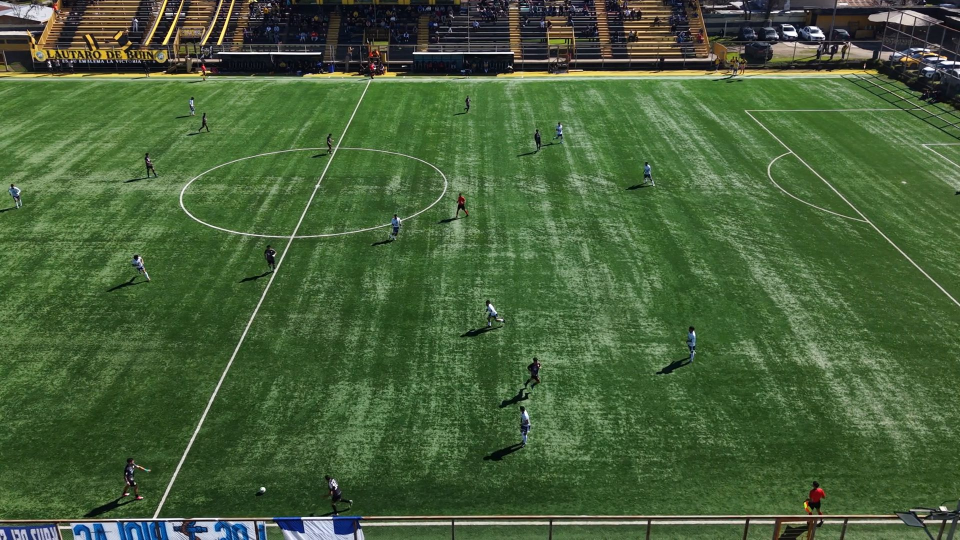
#> input picture calib/samples/v2_work_t5.jpg, 1920 x 1080 px (shown at 1/2 size)
$ python run_autocalib.py calib/samples/v2_work_t5.jpg
#> lines starting #> are read from the running program, lines starting #| are printed output that depends on the picture; after the words box and inside, x2 and y2 are one past the last pixel; in counts of white or black regions, pixels touching at a corner belong together
### config.py
"""Configuración central del pipeline de fútbol por dron."""
from pathlib import Path

# Raíz del proyecto
ROOT = Path(__file__).resolve().parent

# Paths
VIDEOS_DIR = ROOT / "videos"
OUTPUTS_DIR = ROOT / "outputs"
HIGHLIGHTS_DIR = ROOT / "highlights"
CALIB_DIR = ROOT / "calib"
for d in (VIDEOS_DIR, OUTPUTS_DIR, HIGHLIGHTS_DIR, CALIB_DIR):
    d.mkdir(parents=True, exist_ok=True)

# ---- Modelos YOLO (ultralytics) ----
# Modelo de FÚTBOL (entrenado con dataset Roboflow: ball/goalkeeper/player/referee)
# Descargado de https://github.com/Darkmyter/Football-Players-Tracking (Google Drive)
# Mejor que COCO genérico: detecta referee como clase propia y la pelota mejor.
# Alternativas disponibles en models/football_weights/:
#   yolov8m-640-football-players.pt (rápido), yolov8l-640 (preciso),
#   yolov5x-1280 (mejor pelota pero lento), yolov5m-1280
YOLO_MODEL = "models/football_weights/yolov8m-640-football-players.pt"
YOLO_MODEL_COCO = "yolov8m.pt"  # fallback COCO genérico

# Clases del modelo de fútbol (Roboflow football-players-detection)
CLASS_BALL = 0
CLASS_GOALKEEPER = 1
CLASS_PLAYER = 2
CLASS_REFEREE = 3

# Clases COCO (si se usa el modelo COCO)
CLASS_PERSON = 0
CLASS_SPORTS_BALL = 32

# Umbrales de detección
CONF_THRESHOLD = 0.30
IOU_THRESHOLD = 0.50

# ---- Doble pase: pelota (objeto pequeño, necesita resolución alta) ----
# La pelota desde la altura del dron NO se detecta a 640px (0%).
# A 1280px con yolov8m sí (~0.44 conf en tests). Corremos el modelo de pelota
# (yolov8m-640, compatible con YOLOv8) a imgsz=1280 sobre todo el frame cada N
# frames y entre muestras propagamos la última posición con velocidad.
# NOTA: el modelo yolov5m-1280 NO es compatible con Ultralytics YOLOv8
# (error: "NOT forwards compatible"). Se reemplazó por yolov8m-640 a 1280px.
BALL_MODEL = "models/football_weights/yolov8m-640-football-players.pt"
BALL_IMGSZ = 1280
BALL_CONF = 0.15
BALL_SAMPLE_EVERY = 15   # cada N frames se corre el modelo de pelota a 1280px
BALL_STALE_FRAMES = 30   # frames sin detección tras los cuales se suelta la pelota
# Propagación "corta" tras detección real que SÍ alimenta eventos (jugada en curso)
BALL_SHORT_PROP_FRAMES = 45

# ---- Tracking ----
TRACK_BUFFER = 60          # frames que sobrevive una ID sin detecciones
TRACK_MIN_CONF = 0.25      # confianza mínima para entrar al tracker
# Un track con menos frames que esto es ruido (detección espuria) y NO cuenta
# como jugador en las estadísticas. 60 frames @ 60fps = 1 segundo.
MIN_TRACK_FRAMES = 60

# ---- Eventos ----
# Segundos antes/después de un evento para recortar el highlight
HIGHLIGHT_PRE_SEC = 5.0
HIGHLIGHT_POST_SEC = 10.0
# Distancia mínima (m) que debe recorrer la pelota para contar como pase
PASS_DISTANCE_M = 8.0
# Velocidad de pelota (m/s) para considerarla un "tiro"
SHOT_SPEED_MPS = 12.0
# Radio (m) del área del arco para detectar gol (cruzó la línea)
GOAL_TOLERANCE_M = 1.5

# ---- Pitch (medidas reales en metros, FIFA) ----
PITCH_LENGTH = 105.0
PITCH_WIDTH = 68.0
# Se calibra una sola vez por cámara/video (ver run_calibrate.py)
CALIB_FILE = CALIB_DIR / "calib.json"

# ---- Salidas ----
FPS_SAMPLING = 1          # 1 = procesar todos los frames (0 = solo detecciones)

### run_autocalib.py
"""Calibración AUTOMÁTICA de la cancha para vista cenital de dron.

Detecta el campo (máscara verde) → toma el contorno mayor → calcula las
4 esquinas en orden → homografía píxel→metro (105x68) → estima los postes de
cada arco en el centro de las líneas de gol (proyectando metros→píxel con la
homografía inversa).

Útil para un primer pipeline automático; luego se puede refinar manualmente
con run_calibrate.py si la cancha no se detecta perfecta.

Uso:
  python run_autocalib.py "C:/.../work_video.mp4" [--second 5] [--frame PNG]
Genera calib/calib.json (igual que la calibración manual).
"""
import argparse
import json
import sys

import cv2
import numpy as np

from config import CALIB_FILE, PITCH_LENGTH, PITCH_WIDTH

# Medias del arco FIFA (7.32 m de ancho)
GOAL_WIDTH_M = 7.32


def detect_pitch_corners(frame):
    """Detecta las 4 esquinas de la cancha (vista cenital) de forma robusta.

    Estrategia:
      1. Máscara de césped (verde) -> región del terreno de juego.
      2. Dentro de esa región, máscara de LÍNEAS BLANCAS del campo.
      3. El rectángulo exterior (min/max x e y) de las líneas blancas define
         los límites del campo de juego (touchlines + goal lines).
      4. Devolver esas 4 esquinas ordenadas.

    Es robusto porque las gradas/autos/líneas ajenas quedan fuera de la máscara
    verde y no contaminan el rectángulo.
    """
    hsv = cv2.cvtColor(frame, cv2.COLOR_BGR2HSV)
    h, s, v = cv2.split(hsv)

    # 1) césped (verde)
    green = ((h >= 35) & (h <= 90) & (s > 40) & (v > 50)).astype(np.uint8) * 255
    green = cv2.morphologyEx(green, cv2.MORPH_OPEN, np.ones((5, 5), np.uint8))
    green = cv2.morphologyEx(green, cv2.MORPH_CLOSE, np.ones((11, 11), np.uint8))
    # quedarnos con el blob verde más grande (el campo, no zonas externas verdes)
    contours, _ = cv2.findContours(green, cv2.RETR_EXTERNAL, cv2.CHAIN_APPROX_SIMPLE)
    if not contours:
        return None, green
    c = max(contours, key=cv2.contourArea)
    if cv2.contourArea(c) < frame.shape[0] * frame.shape[1] * 0.10:
        return None, green
    green_mask = np.zeros_like(green)
    cv2.drawContours(green_mask, [c], -1, 255, -1)

    # 2) líneas blancas dentro del césped
    white = ((v > 150) & (s < 110)).astype(np.uint8) * 255
    lines_field = cv2.bitwise_and(white, green_mask)

    ys, xs = np.nonzero(lines_field)
    if len(xs) < 50:
        return None, lines_field
    x_min, x_max = int(xs.min()), int(xs.max())
    y_min, y_max = int(ys.min()), int(ys.max())
    # validar que el rectángulo sea razonable (no degenerado ni minúsculo)
    if (x_max - x_min) < frame.shape[1] * 0.25 or (y_max - y_min) < frame.shape[0] * 0.25:
        return None, lines_field

    corners = np.array([[x_min, y_min], [x_max, y_min],
                        [x_max, y_max], [x_min, y_max]], dtype=np.float32)
    return order_corners(corners), lines_field


def order_corners(pts: np.ndarray) -> np.ndarray:
    """Ordena 4 esquinas en sentido horario [TL, TR, BR, BL]."""
    s = pts.sum(axis=1)
    diff = np.diff(pts, axis=1).ravel()
    tl = pts[np.argmin(s)]
    br = pts[np.argmax(s)]
    tr = pts[np.argmin(diff)]
    bl = pts[np.argmax(diff)]
    return np.array([tl, tr, br, bl], dtype=np.float32)


def compute_homography(corners_ordered: np.ndarray) -> np.ndarray:
    """Homografía píxel -> metros sobre cancha FIFA 105x68."""
    src = corners_ordered.astype(np.float32)
    dst = np.array([
        [0, 0],
        [PITCH_LENGTH, 0],
        [PITCH_LENGTH, PITCH_WIDTH],
        [0, PITCH_WIDTH],
    ], dtype=np.float32)
    H, _ = cv2.findHomography(src, dst)
    return H


def estimate_goals(H: np.ndarray) -> tuple[np.ndarray, np.ndarray]:
    """Estima los postes de cada arco (en píxel) en el centro de las líneas de gol.

    Arco izquierdo en metros: (0, center ± GOAL_WIDTH/2).
    Arco derecho  en metros: (PITCH_LENGTH, center ± GOAL_WIDTH/2).
    Se proyectan a píxel con H_inv.
    """
    H_inv = np.linalg.inv(H)
    cy = PITCH_WIDTH / 2.0
    half = GOAL_WIDTH_M / 2.0

    def meters_to_px(mx, my):
        p = np.array([mx, my], dtype=np.float32).reshape(-1, 1, 2)
        out = cv2.perspectiveTransform(p, H_inv).reshape(-1, 2)[0]
        return out

    goalL = np.array([meters_to_px(0, cy - half), meters_to_px(0, cy + half)])
    goalR = np.array([meters_to_px(PITCH_LENGTH, cy - half),
                      meters_to_px(PITCH_LENGTH, cy + half)])
    return goalL.astype(np.float32), goalR.astype(np.float32)


def autocalibrate_frame(frame) -> dict:
    corners = detect_pitch_corners(frame)[0]
    if corners is None:
        raise RuntimeError("No se pudo detectar el campo (máscara verde). "
                           "Usa calibración manual: python run_calibrate.py")
    H = compute_homography(corners)
    goalL, goalR = estimate_goals(H)
    return {
        "video": "",
        "frame_used": None,
        "corners_px": corners.tolist(),
        "corners_ordered_px": corners.tolist(),
        "goal_left_px": goalL.tolist(),
        "goal_right_px": goalR.tolist(),
        "homography": H.tolist(),
        "pitch_length": PITCH_LENGTH,
        "pitch_width": PITCH_WIDTH,
        "automatic": True,
    }


def main():
    ap = argparse.ArgumentParser(description="Auto-calibración de cancha (vista cenital)")
    ap.add_argument("input", help="Video de trabajo o PNG")
    ap.add_argument("--second", type=float, default=5.0, help="Segundo del video")
    args = ap.parse_args()

    if args.input.lower().endswith((".png", ".jpg", ".jpeg")):
        frame = cv2.imread(args.input)
        if frame is None:
            sys.exit(f"No se pudo leer imagen: {args.input}")
    else:
        cap = cv2.VideoCapture(args.input)
        if not cap.isOpened():
            sys.exit(f"No se pudo abrir: {args.input}")
        fps = cap.get(cv2.CAP_PROP_FPS) or 30
        cap.set(cv2.CAP_PROP_POS_MSEC, args.second * 1000)
        ok, frame = cap.read()
        cap.release()
        if not ok:
            sys.exit("No se pudo leer un frame del video.")

    calib = autocalibrate_frame(frame)
    CALIB_FILE.parent.mkdir(parents=True, exist_ok=True)
    with open(CALIB_FILE, "w") as f:
        json.dump(calib, f, indent=2)
    print(f"Auto-calibración guardada en {CALIB_FILE}")
    print(f"  Esquinas (px): {[[int(a), int(b)] for a, b in calib['corners_px']]}")
    print(f"  Arco izq (px): {[[int(a), int(b)] for a, b in calib['goal_left_px']]}")
    print(f"  Arco der (px): {[[int(a), int(b)] for a, b in calib['goal_right_px']]}")
    # guardar overlay de verificación
    out = frame.copy()
    for p in calib["corners_px"]:
        cv2.circle(out, (int(p[0]), int(p[1])), 8, (0, 255, 0), -1)
    for p in list(calib["goal_left_px"]) + list(calib["goal_right_px"]):
        cv2.circle(out, (int(p[0]), int(p[1])), 8, (0, 0, 255), -1)
    overlay_path = CALIB_FILE.parent / "autocalib_check.png"
    cv2.imwrite(str(overlay_path), out)
    print(f"  Overlay de verificación: {overlay_path}")
    return calib


if __name__ == "__main__":
    main()
#> in main, frame is the input picture: shape (1080, 1920, 3); mean B, G, R 57.5, 95.8, 70.6
#> in detect_pitch_corners, `h, s, v = cv2.split(hsv)`:
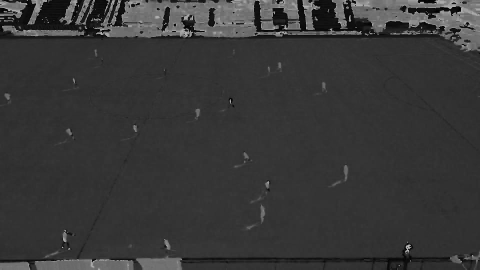
#> h: shape (1080, 1920) (shown at 1/4 size); min 0, max 179, mean 55.6
#> in detect_pitch_corners, `h, s, v = cv2.split(hsv)`:
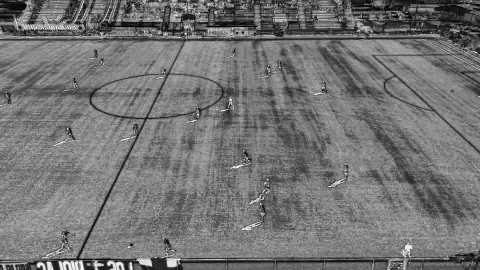
#> s: shape (1080, 1920) (shown at 1/4 size); min 0, max 255, mean 115.8
#> in detect_pitch_corners, `h, s, v = cv2.split(hsv)`:
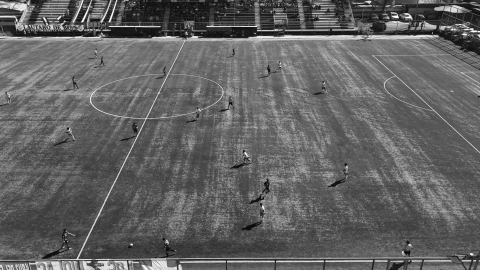
#> v: shape (1080, 1920) (shown at 1/4 size); min 0, max 255, mean 98
#> in detect_pitch_corners, `green = ((h >= 35) & (h <= 90) & (s > 40) & (v > 50)).astype(np.uint8)..`:
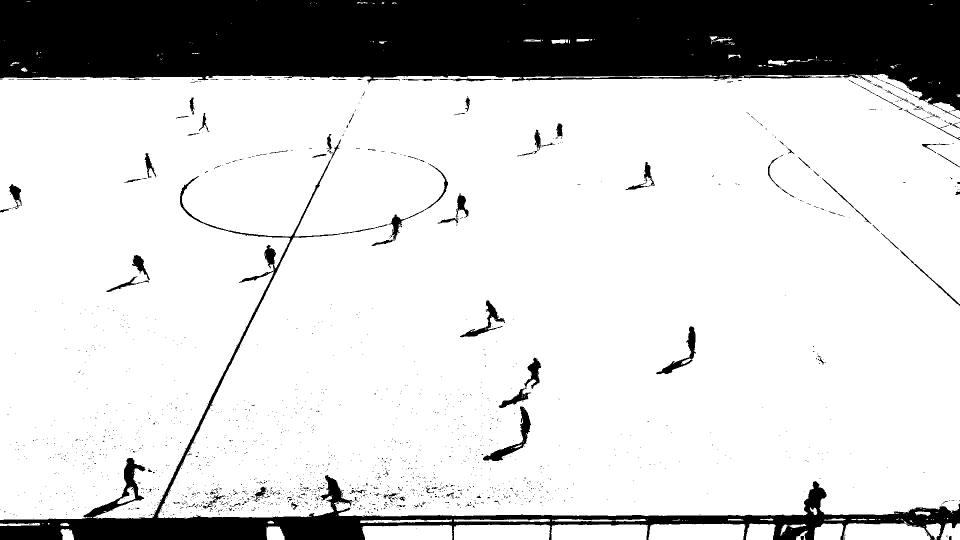
#> green: shape (1080, 1920) (shown at 1/2 size); 81.2% white; 1817 black regions (1725 under 20 px), largest, box (x1, y1, x2, y2) and area: (0, 0, 1920, 238) 299927, (0, 278, 1920, 1080) 67712, (966, 813, 1062, 922) 2051
#> in detect_pitch_corners, `green = cv2.morphologyEx(green, cv2.MORPH_CLOSE, np.ones((11, 11), np...`:
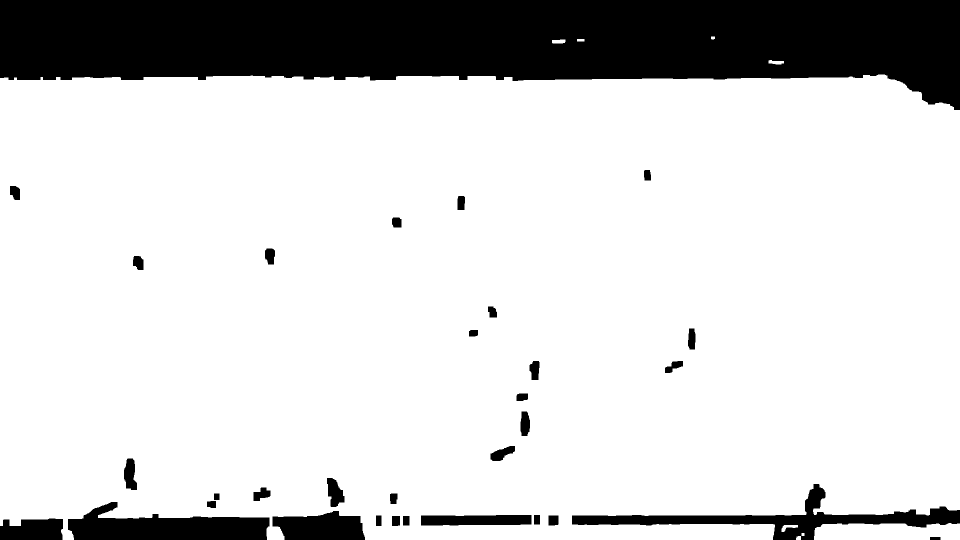
#> green: shape (1080, 1920) (shown at 1/2 size); 82.1% white; 32 black regions
#> in detect_pitch_corners, `contours, _ = cv2.findContours(green, cv2.RETR_EXTERNAL, cv2.CHAIN_APP..`: contours = 9 contours; largest, box (x1, y1, x2, y2) and area: (0, 149, 1920, 1080) 1705144, (1628, 1046, 1920, 1080) 8611, (1563, 1050, 1596, 1064) 182, (1537, 120, 1568, 129) 160, (1104, 79, 1131, 87) 160
#> in detect_pitch_corners, `c = max(contours, key=cv2.contourArea)`: c = contour of 674 points, box (x1, y1, x2, y2) (0, 149, 1920, 1080), area 1705144
#> in detect_pitch_corners, `white = ((v > 150) & (s < 110)).astype(np.uint8) * 255`:
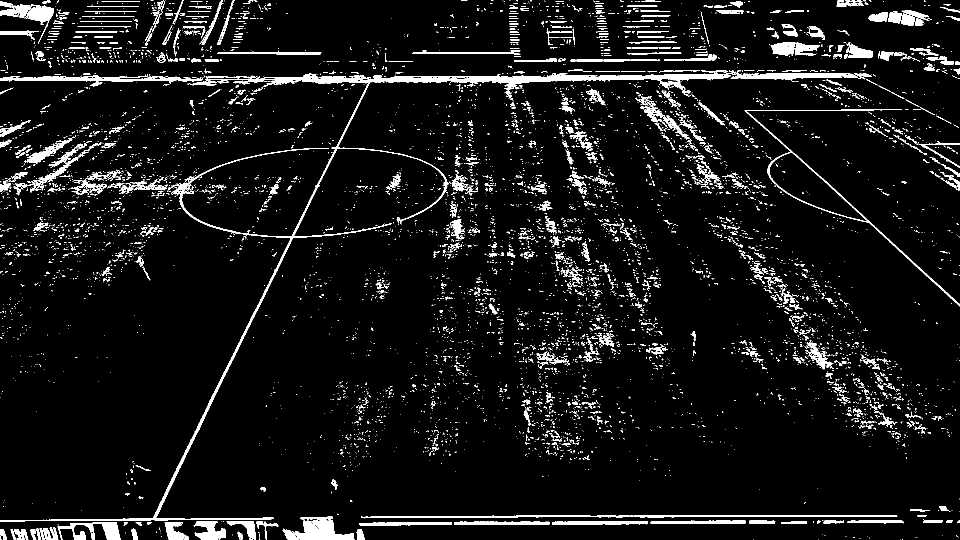
#> white: shape (1080, 1920) (shown at 1/2 size); 6.5% white; 7184 white regions (6431 under 20 px), largest, box (x1, y1, x2, y2) and area: (0, 140, 1467, 1043) 20470, (565, 1041, 709, 1080) 3312, (722, 1030, 1795, 1037) 3300
#> in detect_pitch_corners, `lines_field = cv2.bitwise_and(white, green_mask)`:
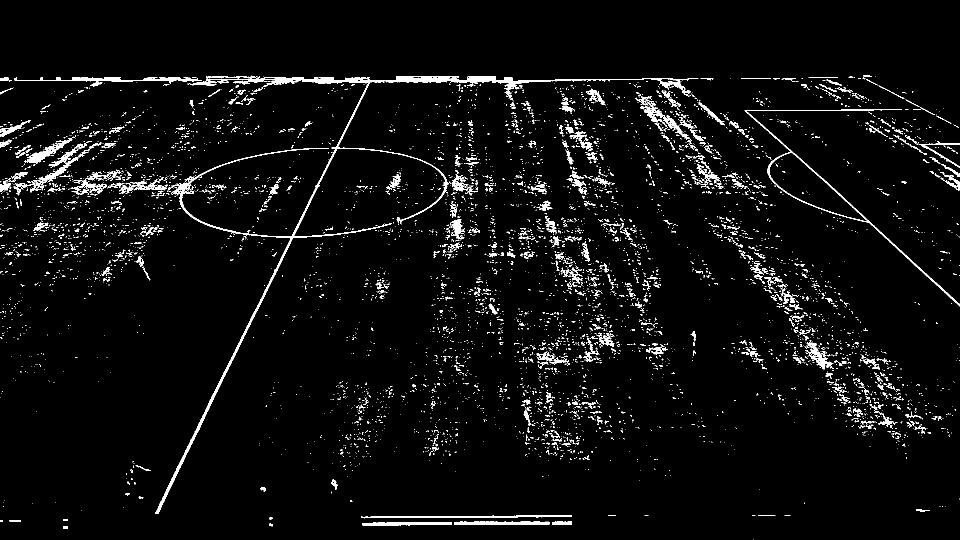
#> lines_field: shape (1080, 1920) (shown at 1/2 size); 3.9% white; 6244 white regions (5737 under 20 px), largest, box (x1, y1, x2, y2) and area: (310, 151, 1397, 1028) 14147, (1489, 218, 1920, 613) 2885, (28, 154, 404, 168) 1530
#> in detect_pitch_corners, `x_min, x_max = int(xs.min()), int(xs.max())`: x_min = 0; x_max = 1919
#> in detect_pitch_corners, `y_min, y_max = int(ys.min()), int(ys.max())`: y_min = 150; y_max = 1078
#> in detect_pitch_corners, `corners = np.array([[x_min, y_min], [x_max, y_min], [x_max, y_max], [x..`: corners = [[0, 150], [1919, 150], [1919, 1078], [0, 1078]]
#> in order_corners, `s = pts.sum(axis=1)`: s = [150, 2069, 2997, 1078]
#> in order_corners, `diff = np.diff(pts, axis=1).ravel()`: diff = [150, -1769, -841, 1078]
#> in order_corners, `tl = pts[np.argmin(s)]`: tl = [0, 150]
#> in order_corners, `br = pts[np.argmax(s)]`: br = [1919, 1078]
#> in order_corners, `tr = pts[np.argmin(diff)]`: tr = [1919, 150]
#> in order_corners, `bl = pts[np.argmax(diff)]`: bl = [0, 1078]
#> in autocalibrate_frame, `corners = detect_pitch_corners(frame)[0]`: corners = [[0, 150], [1919, 150], [1919, 1078], [0, 1078]]
#> in compute_homography, `H, _ = cv2.findHomography(src, dst)`: H = [[0.0547, 0, 6.15e-15], [0, 0.0733, -10.99], [0, 0, 1]]
#> in estimate_goals, `H_inv = np.linalg.inv(H)`: H_inv = [[18.28, 0, -1.12e-13], [0, 13.65, 150], [0, 0, 1]]
#> in meters_to_px, `out = cv2.perspectiveTransform(p, H_inv).reshape(-1, 2)[0]`: out = [-1.12e-13, 564.1]
#> in estimate_goals, `goalL = np.array([meters_to_px(0, cy - half), meters_to_px(0, cy + hal..`: goalL = [[-1.12e-13, 564.1], [-1.12e-13, 663.9]]
#> in estimate_goals, `goalR = np.array([meters_to_px(PITCH_LENGTH, cy - half), meters_to_px(..`: goalR = [[1919, 564.1], [1919, 663.9]]
#> in autocalibrate_frame, `goalL, goalR = estimate_goals(H)`: goalL = [[-1.12e-13, 564.1], [-1.12e-13, 663.9]]; goalR = [[1919, 564.1], [1919, 663.9]]
#> in main, `calib = autocalibrate_frame(frame)`: calib = 10 items
#|   Esquinas (px): [[0, 150], [1919, 150], [1919, 1078], [0, 1078]]
#|   Arco izq (px): [[0, 564], [0, 663]]
#|   Arco der (px): [[1919, 564], [1919, 663]]
#> the loop in main, `for p in calib["corners_px"]:` made 4 passes
#> the loop in main, `for p in list(calib["goal_left_px"]) + list(calib["goal_right_px"]):` made 4 passes
